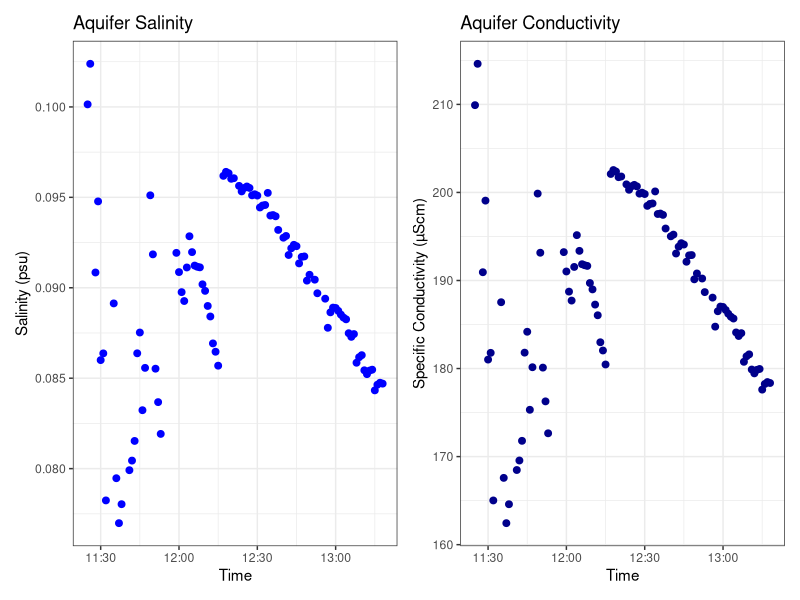
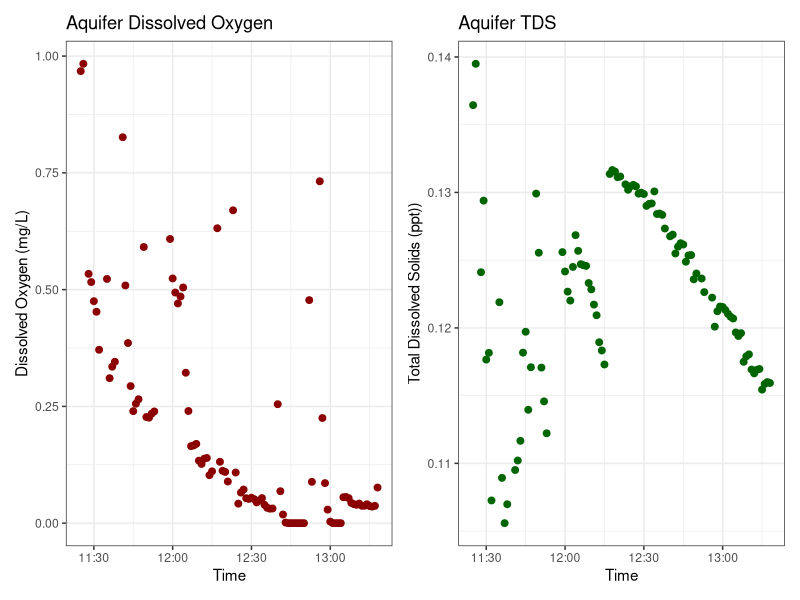

These figures' R source, in order:
## ---- chunk 1
knitr::opts_chunk$set(echo = TRUE)

library(ggplot2)
library(ggpubr)
library(dplyr)
library(plyr)
library(tidyverse)
library(tidyr)
library(lubridate)
library(knitr)
library(tibble)
library(patchwork)
## ---- chunk 2
cat("In Situ AQ600 was put in a bucket with the well outflow. 
    Data was recorded every minute for the duration of the test. 
    Missing points are from removing the AQ600 from the bucket to check transmission.")

well_dat <- read.csv("COMPASS_TEMPEST_WellTest_AQ600_Data.csv")
#head(well_dat)

#change column names in well_dat
colnames(well_dat) <- c("Date_Time","pH", "pH_mV" ,"ORP_mV", "DO_mgL", "DO_Sat", "DO_pp", "Actual_Conductivity_µScm" ,
                        "Specific_Conductivity_µScm", "Salinity_psu", "Resistivity_Ωcm", "Density_gcm", "TDS_ppt", 
                        "Temp_C", "Voltage_V", "Battery", "Baro_Press_mmHg", "Press_psi" ,"Depth_cm" ) 

#make date time actually a date and time with lubridate and remove extra data at the end 
well_dat$Date_Time <- mdy_hm(well_dat$Date_Time)

#remove data after aquatroll removed, remove salinity data lower than 0.001 and conductivity less than 1, 
#remove DO over 1 which was when AQ600 removed from water and any TDS lower than 0.1 also from AQ600 removal 
well_dat_filtered <- well_dat %>%
    filter(Date_Time < ymd_hms("2025-09-04 13:30:00")) %>%
    filter(Salinity_psu > 0.001) %>%
    filter(Specific_Conductivity_µScm > 1) %>%
    filter(DO_mgL < 1) %>%
    filter(TDS_ppt > 0.10) 

#create a table of average concentrations: 
summary_stats <- well_dat_filtered %>%
  summarise(
    Salinity_psu_mean = mean(Salinity_psu, na.rm = TRUE),
    Salinity_psu_sd = sd(Salinity_psu, na.rm = TRUE),
    Sp_Conductivity_µScm_mean = mean(Specific_Conductivity_µScm, na.rm = TRUE),
    Sp_Conductivity_µScm_sd = sd(Specific_Conductivity_µScm, na.rm = TRUE),
    DO_mgL_mean = mean(DO_mgL, na.rm = TRUE),
    DO_mgL_sd = sd(DO_mgL, na.rm = TRUE),
    TDS_ppt_mean = mean(TDS_ppt, na.rm = TRUE),
    TDS_ppt_sd = sd(TDS_ppt, na.rm = TRUE)
  ) %>%
  pivot_longer(
    everything(),
    names_to = c("Measurement", ".value"),
    names_sep = "_(?=[^_]+$)"  # Split at last underscore
  ) %>%
  mutate(mean = round(mean, 3), 
         sd = round(sd, 3)) 

kable(summary_stats)


#plot Salinity 
sal <- ggplot()+
  geom_point(data=well_dat_filtered, aes(x=Date_Time, y=Salinity_psu), size=2, color="blue")+ 
  theme_bw()+ labs(x="Time", y="Salinity (psu)", title="Aquifer Salinity") + theme(legend.title = element_blank())


#plot Conductivity 
cond <- ggplot()+
  geom_point(data=well_dat_filtered, aes(x=Date_Time, y=Specific_Conductivity_µScm), size=2, color="darkblue")+ 
  theme_bw()+ labs(x="Time", y="Specific Conductivity (µScm)", title="Aquifer Conductivity") + theme(legend.title = element_blank())

sal + cond

#plot DO
do <- ggplot()+
  geom_point(data=well_dat_filtered, aes(x=Date_Time, y=DO_mgL), size=2, color="darkred")+ 
  theme_bw()+ labs(x="Time", y="Dissolved Oxygen (mg/L)", title="Aquifer Dissolved Oxygen") + theme(legend.title = element_blank())


#plot TDS 
tds <- ggplot()+
  geom_point(data=well_dat_filtered, aes(x=Date_Time, y=TDS_ppt), size=2, color="darkgreen")+ 
  theme_bw()+ labs(x="Time", y="Total Dissolved Solids (ppt))", title="Aquifer TDS") + theme(legend.title = element_blank())

do + tds


